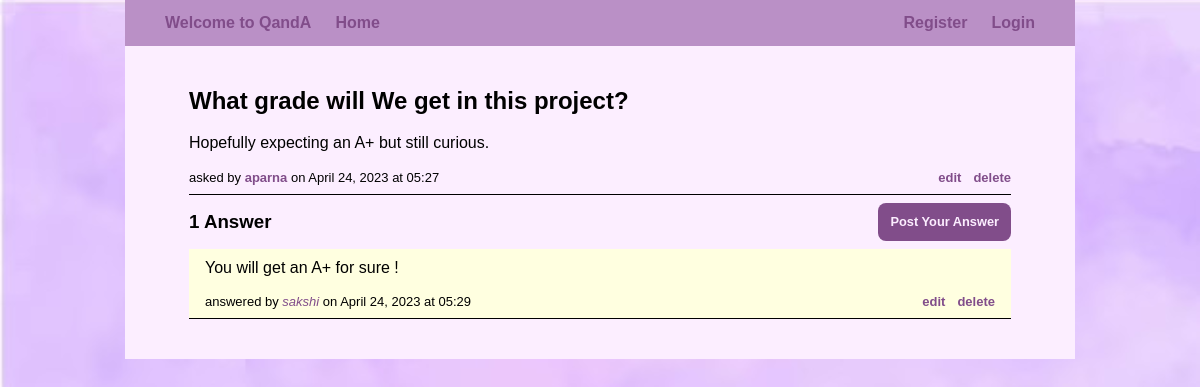
The page /question/2/detail on the database its author committed.
### blog/models.py (models this page shows, shortened)
class Question(db_models.Model):
    author = db_models.ForeignKey(auth_models.User, on_delete=db_models.CASCADE)
    title = db_models.CharField(max_length=200)
    body = db_models.TextField()
    published = db_models.DateTimeField(auto_now_add=True)
    updated = db_models.DateTimeField(auto_now=True)

class Answer(db_models.Model):
    author = db_models.ForeignKey(auth_models.User, on_delete=db_models.CASCADE)
    question = db_models.ForeignKey(Question, on_delete=db_models.CASCADE)
    body = db_models.TextField()
    published = db_models.DateTimeField(auto_now_add=True)
    updated = db_models.DateTimeField(auto_now=True)

### blog/views.py (the view)
# urls.py: path('question/<int:question_id>/detail', blog_views.detail, name='question-detail'),
def detail(request, question_id):
    question = get_object_or_404(blog_models.Question, pk=question_id)
    answers = question.answer_set.order_by('-published').all()
    context = {
        'question': question,
        'answers': answers
    }
    template = 'blog/detail.html'
    return render(request, template, context)

### blog/templates/blog/detail.html (shortened to what this page needs)
{% extends "project/base.html" %}
{% load form_tags_filters %}
{% block content %}
    <ul class="questions-list">
        <li class="question-card">
            <h2 class="question-title">{{ question.title }}</h2>
            <p class="question-body">{{ question.body }}</p>
            <ul class="question-info">
                <div>
                    <li>asked by <a href="{% url 'user:profile' question.author.id %}" class="question-author">{{ question.author }}</a> on {{ question.published|date:"F d, Y" }} at {{ question.published|date:"H:i" }}</li>
                </div>
                <div>
                    <li><a href="{% url 'blog:question-edit' question.id %}">edit</a></li>
                    <li><a href="{% url 'blog:question-delete' question.id %}">delete</a></li>
                </div>
            </ul>
        </li>
    </ul>
    <ul class="answers-list">
        <h3 class="answers-header">
            <div>
                {% if answers.count %}
                    {{ answers.count }} Answer{{ answers.count|pluralize }}
                {% else %}
                    0 Answers
                {% endif %}
            </div>
            {% if answer_add_form == None %}
                <div>
                    <a href="{% url 'blog:answer-add' question.id %}" class="button" id="show-answer-add-form-button">Post Your Answer</a>
                </div>
            {% endif %}
        </h3>
        {% for answer in answers %}
            <li class="answer-card">
                <p class="answer-body">{{ answer.body }}</p>
                <ul class="answer-info">
                    <div>
                        <li>answered by <a href="{% url 'user:profile' answer.author.id %}" class="answer-author">{{ answer.author.username }}</a> on {{ answer.published|date:"F d, Y" }} at {{ answer.published|date:"H:i" }}</li>
                    </div>
                    <div>
                        <li><a href="{% url 'blog:answer-edit' question.id answer.id %}">edit</a></li>
                        <li><a href="{% url 'blog:answer-delete' question.id answer.id %}">delete</a></li>
                    </div>
                </ul>
            </li>
        {% endfor %}
    </ul>
{% endblock content %}

### project/static/project/style.css (style rules this page uses)
* { margin: 0rem; padding: 0rem; box-sizing: border-box; }
body { background-image: url(./images/images2.jpg); background-size: 100%; font-family:Tahoma, sans-serif; line-height: 30px; padding: 0px 25px; margin: 0px 100px; }
a { color: #814d8a; text-decoration: none; }
.button { font-size: 0.8rem; padding-left: 20%; border-style: hidden; border-radius: 0.5rem; color: #fceeff; background-color: #814d8a; display: flex; flex-direction: column; justify-content: center; text-align: center; }

### blog/static/blog/style.css (style rules this page uses)
.questions-list { list-style-type: none; margin: 0rem 2rem; }
.question-card { border-bottom-style: solid; border-bottom-width: 0.1rem; padding: 0.5rem 0rem; margin-bottom: 0.5rem; }
.question-title { margin-bottom: 1rem; }
.question-body { margin-bottom: 1rem; line-height: 1.35rem; }
.question-info { line-height: 1rem; font-size: small; list-style-type: none; display: flex; flex-direction: row; justify-content: space-between; align-items: end; }
.question-info div:nth-child(2) { display: flex; }
.question-info div:nth-child(2) li { margin-left: 0.75rem; font-weight: bold; }
.question-author { font-weight: bold; }
.answers-list { list-style-type: none; margin: 0rem 2rem; }
.answer-card { background-color: lightyellow; border-bottom-style: solid; border-bottom-width: 0.1rem; padding: 0.5rem 1rem; margin-bottom: 0.5rem; }
.answer-body { margin-bottom: 1rem; line-height: 1.35rem; }
.answer-author { font-style: italic; }
.answers-header { display: flex; flex-direction: row; justify-content: space-between; align-items: center; margin: 0.5rem 0rem; }
.answers-header div:nth-child(2) a { padding: 0.25rem 0.75rem; }
.answer-info { display: flex; flex-direction: row; justify-content: space-between; align-items: end; line-height: 1rem; font-size: small; list-style-type: none; }
.answer-info div:nth-child(2) { display: flex; }
.answer-info div:nth-child(2) li { margin-left: 0.75rem; font-weight: bold; }

### rows shown on the page
Question: title "What grade will We get in this project?", body "Hopefully expecting an A+ but still curious.", author "aparna", published "April 24, 2023", published "05:27"
Answer: body "You will get an A+ for sure !", author.username "sakshi", published "April 24, 2023", published "05:29"

### other values the page prints
{{ answers.count }} "1"
